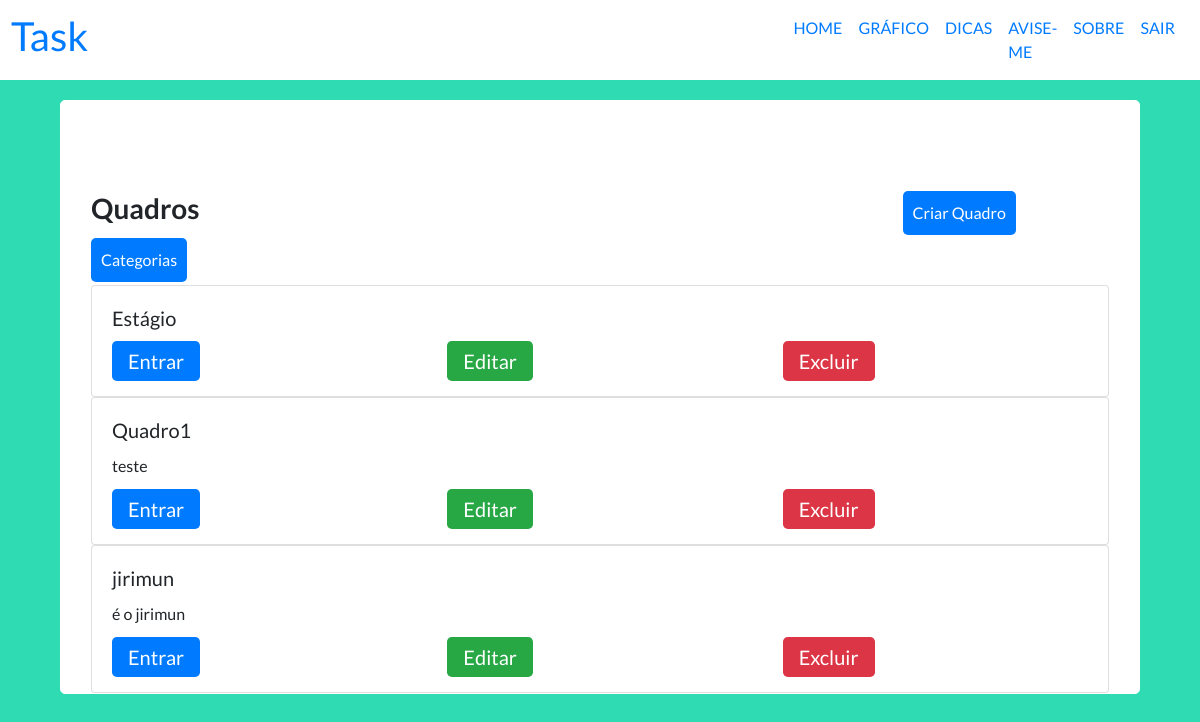
Page /task/ (signed in) on the earlier database version.
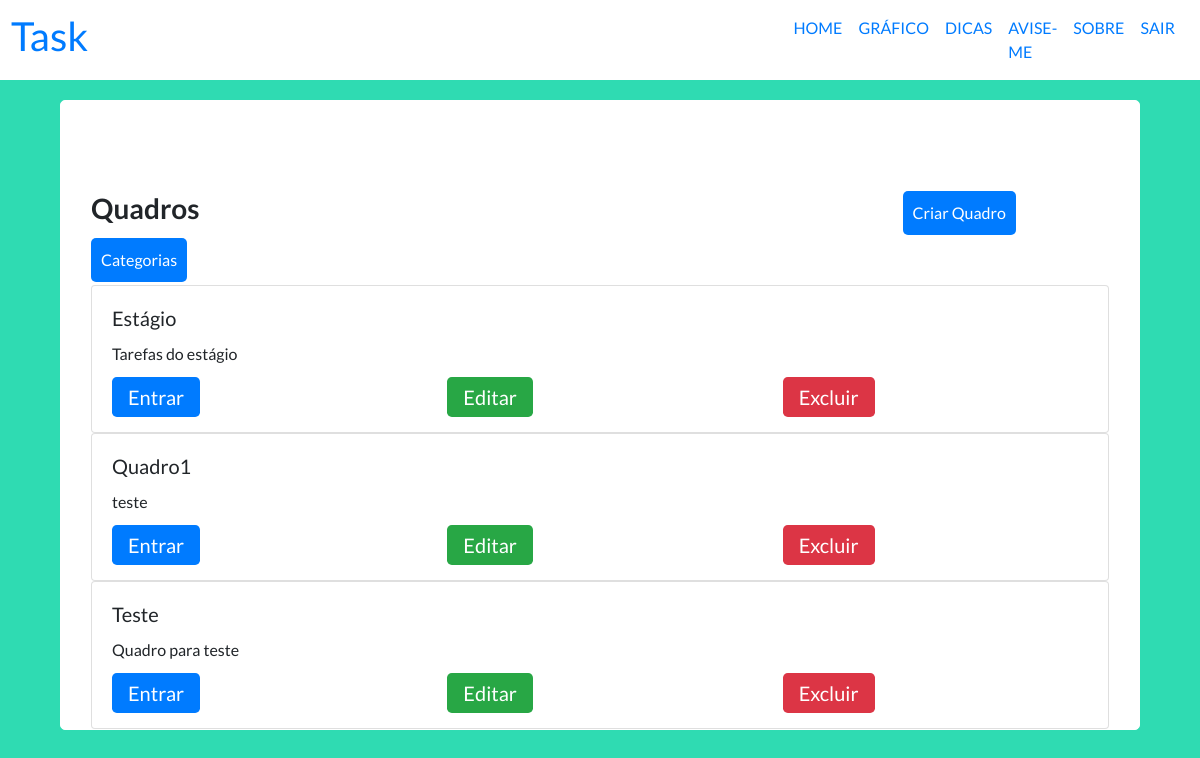
Same page on the later database version.
### taskProject/models.py (models this page shows, shortened)
class Quadro(models.Model):
    nome = models.CharField(max_length=30, null=False)
    descricao = models.CharField(max_length=200, null=True , blank=True)

### taskProject/views.py (the view)
# urls.py: path('', views.index,name = 'index'),
@login_required(login_url='accounts/login/')
def index(request):
    quadros = Quadro.objects.all()
    return render(request, 'taskProject/index.html',{'quadros':quadros})

### taskProject/templates/taskProject/index.html (shortened to what this page needs)
{% extends 'taskProject/barra_superior.html' %}
{% block content %}
        <div  class="container">
            <div>
            <div >
                <h3 style = "display: inline-block"><strong>Quadros</strong></h3>
                <a style = "display: inline-block; margin-left: 700px; padding:10px; color:#fff; border-radius: 5px; margin-top:10px;margin-bottom:3px; " type = "button" class = "bg-primary" href = "{% url 'cadastro_quadro' %}" >Criar Quadro</a>
                <a style = "display: inline-block; padding:10px; color:#fff; border-radius: 5px;margin-bottom:3px; " type = "button" class = "bg-primary" href = "{% url 'exibir_categoria' %}" >Categorias</a>
            </div>
            <div>
            {% for quadro in quadros %}
                <div class="row">
                    <div class="col-sm-12">
                        <div class="card">
                        <div class="card-body">
                            <h5 class="card-title">{{quadro.nome}}</h5>
                            <p class="card-text">{{quadro.descricao |default_if_none:""}}</p>
                            <div class="row">
                                <div class="col-sm-4">
                                    <a href="{% url 'listar_tarefas' quadro.id %}" class=" btn-primary btn-lg">Entrar</a>
                                </div>
                                <div class="col-sm-4">
                                    <a href="{% url 'editar_quadro' quadro.id %}" class=" btn-success btn-lg">Editar</a>
                                </div>
                                <div class="col-sm-4">
                                <a style = "cursor:pointer" class=" btn-danger btn-lg" data-toggle="modal" data-target="#exampleModal" data-quadroid = {{quadro.id}}>
                                    Excluir
                                </a>
                                </div>
                            </div>
                        </div>
                        </div>
                    </div>
                </div>
            {% endfor %}
            </div>
            </div>
        </div>
    </body>
    </body>
{% endblock content %}

### taskProject/templates/taskProject/barra_superior.html (shortened to what this page needs)
{% load static %}
{% if user.is_authenticated %}
<!DOCTYPE html>
<html lang="pt-br">
    <head>
    </head>
    <body>
            <div class="top">
                <div class="title">
                    <h1><a href = "{% url 'index' %}">Task</a></h1>
                </div>
                <nav class="navbar navbar-expand-sm">
                    <ul class = "navbar-nav">
                        <li class = "nav-item"><a class="nav-link " href="#">HOME</a></li>
                        <li class = "nav-item"><a class="nav-link" href="#">GRÁFICO</a></li>
                        <li  class = "nav-item"><a class="nav-link" href="#">DICAS</a></li>
                        <li  class = "nav-item"><a class="nav-link" href="#">AVISE-ME</a></li>
                        <li  class = "nav-item"><a class="nav-link" href="#">SOBRE</a></li>
                        <li class="nav-item"><a class="nav-link" href="{% url 'logout' %}">SAIR</a></li>
                    </ul>
                </nav>
            </div>
            <link rel="stylesheet" href="https://cdn.jsdelivr.net/npm/bootstrap@4.6.0/dist/css/bootstrap.min.css">
            <link rel="stylesheet" href="https://cdnjs.cloudflare.com/ajax/libs/font-awesome/4.7.0/css/font-awesome.min.css">
            <link rel="stylesheet" type="text/css" href="{% static 'taskProject/css/criar-tarefa.css' %}">
            <div class="content container" >
                {% block content %}
                {% endblock %}
    </body>
</html>
{% endif %}

### taskProject/static/taskProject/css/criar-tarefa.css (style rules this page uses)
* { padding: 0; margin: 0; }
body { background-color: #2FDBB2; font-family: 'Lato', sans-serif; }
.top { background-color: #fff; width: 100%; height: 10vh; margin: 0 auto; display: flex; border: 1px solid #fff; }
.top .title { width: 70%; align-self: center; font-size: 20px; }
.top .title h1 { font-weight: 400; padding-left: 10px; }
.content { background-color: #fff; width: 90%; margin: 0 auto; box-sizing: border-box; padding-top: 80px; margin-top: 20px; margin-bottom: 20px; border: 1px solid #fff; border-radius: 5px; }

Differences in the rows shown:
removed Quadro: nome "jirimun", descricao "é o jirimun"
changed Quadro "Estágio": descricao (not shown) → "Tarefas do estágio"
added Quadro: nome "Teste", descricao "Quadro para teste"
